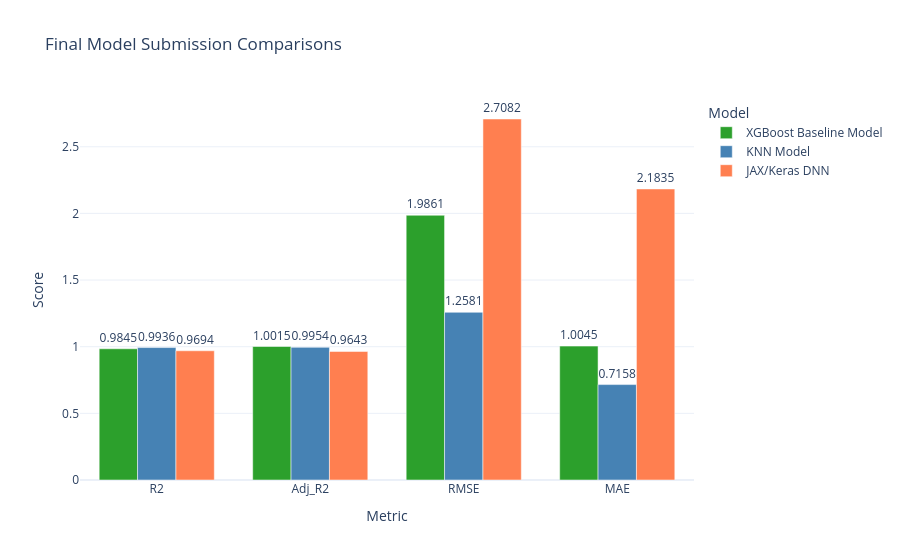

The cell this chart's notebook holds for it:
### Code cell
import plotly.express as px

xgboost_metrics = pd.read_csv('../notebooks/test/xgboost-baseline/metrics.csv')
knn_metrics = pd.read_csv('../notebooks/test/knn-model/metrics.csv')
keras_metrics = pd.read_csv('../notebooks/test/keras-dnn-final-submission/metrics.csv')

comparison = pd.DataFrame({
    'Model': ['XGBoost Baseline Model', 'KNN Model', 'JAX/Keras DNN'],
    'R2': [xgboost_metrics['R2'].iloc[1], knn_metrics['R2'].iloc[1], keras_metrics['R2'].iloc[1]],
    'Adj_R2': [xgboost_metrics['Adj_R2'].iloc[1], knn_metrics['Adj_R2'].iloc[0], keras_metrics['Adj_R2'].iloc[1]],
    'RMSE': [xgboost_metrics['RMSE'].iloc[1], knn_metrics['RMSE'].iloc[1], keras_metrics['RMSE'].iloc[1]],
    'MAE': [xgboost_metrics['MAE'].iloc[1], knn_metrics['MAE'].iloc[1], keras_metrics['MAE'].iloc[1]],
})

long_df = comparison.melt(
    id_vars='Model',
    var_name='Metric',
    value_name='Score'
)

fig = px.bar(
    long_df,
    x='Metric',
    y='Score',
    color='Model',
    barmode='group',
    text='Score',
    title='Final Model Submission Comparisons',
    color_discrete_map={
        'XGBoost Baseline Model': '#2CA02C',    
        'KNN Model': '#4682B4',                 
        'JAX/Keras DNN': '#FF7F50'              
    }
)

fig.update_traces(texttemplate='%{text:.4f}', textposition='outside')
fig.update_layout(
    xaxis_title='Metric',
    yaxis_title='Score',
    legend_title='Model',
    bargap=0.25,
    template='plotly_white'
)
fig.show()

### Figure 1 — Plotly figure (JSON) as saved in the notebook; plotly's stock layout.template omitted (floating-point values rounded to 4 significant figures)
{"data": [{"alignmentgroup": "True", "hovertemplate": "Model=XGBoost Baseline Model<br>Metric=%{x}<br>Score=%{text}<extra></extra>", "legendgroup": "XGBoost Baseline Model", "marker": {"color": "#2CA02C", "pattern": {"shape": ""}}, "name": "XGBoost Baseline Model", "offsetgroup": "XGBoost Baseline Model", "orientation": "v", "showlegend": true, "text": [0.9845, 1.002, 1.986, 1.004], "textposition": "outside", "texttemplate": "%{text:.4f}", "type": "bar", "x": ["R2", "Adj_R2", "RMSE", "MAE"], "xaxis": "x", "y": [0.9845, 1.002, 1.986, 1.004], "yaxis": "y"}, {"alignmentgroup": "True", "hovertemplate": "Model=KNN Model<br>Metric=%{x}<br>Score=%{text}<extra></extra>", "legendgroup": "KNN Model", "marker": {"color": "#4682B4", "pattern": {"shape": ""}}, "name": "KNN Model", "offsetgroup": "KNN Model", "orientation": "v", "showlegend": true, "text": [0.9936, 0.9954, 1.258, 0.7158], "textposition": "outside", "texttemplate": "%{text:.4f}", "type": "bar", "x": ["R2", "Adj_R2", "RMSE", "MAE"], "xaxis": "x", "y": [0.9936, 0.9954, 1.258, 0.7158], "yaxis": "y"}, {"alignmentgroup": "True", "hovertemplate": "Model=JAX/Keras DNN<br>Metric=%{x}<br>Score=%{text}<extra></extra>", "legendgroup": "JAX/Keras DNN", "marker": {"color": "#FF7F50", "pattern": {"shape": ""}}, "name": "JAX/Keras DNN", "offsetgroup": "JAX/Keras DNN", "orientation": "v", "showlegend": true, "text": [0.9694, 0.9643, 2.708, 2.183], "textposition": "outside", "texttemplate": "%{text:.4f}", "type": "bar", "x": ["R2", "Adj_R2", "RMSE", "MAE"], "xaxis": "x", "y": [0.9694, 0.9643, 2.708, 2.183], "yaxis": "y"}], "layout": {"bargap": 0.25, "barmode": "group", "legend": {"title": {"text": "Model"}, "tracegroupgap": 0}, "title": {"text": "Final Model Submission Comparisons"}, "xaxis": {"anchor": "y", "domain": [0, 1], "title": {"text": "Metric"}}, "yaxis": {"anchor": "x", "domain": [0, 1], "title": {"text": "Score"}}}}
